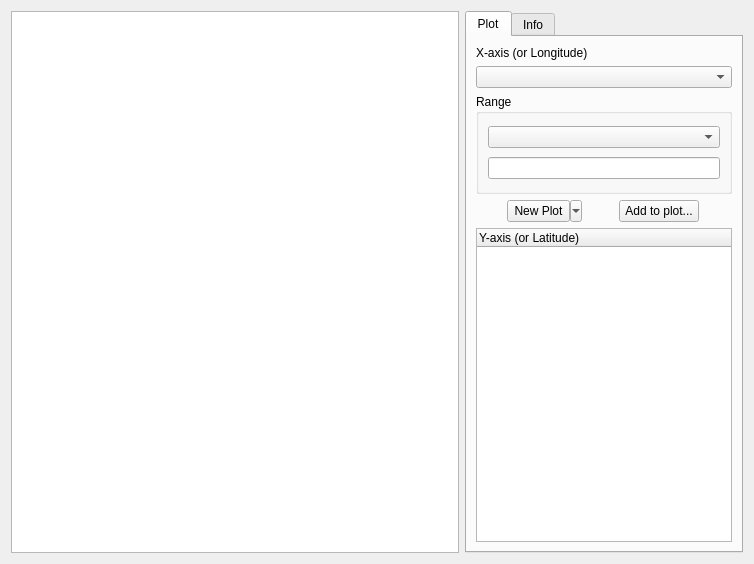
<?xml version="1.0" encoding="UTF-8"?>
<ui version="4.0">
 <class>TableWidget</class>
 <widget class="QWidget" name="TableWidget">
  <property name="geometry">
   <rect>
    <x>0</x>
    <y>0</y>
    <width>754</width>
    <height>564</height>
   </rect>
  </property>
  <property name="windowTitle">
   <string>Form</string>
  </property>
  <layout class="QHBoxLayout" name="horizontalLayout_2">
   <item>
    <widget class="QTableWidget" name="tableWidget"/>
   </item>
   <item>
    <widget class="QTabWidget" name="tabWidget">
     <property name="sizePolicy">
      <sizepolicy hsizetype="Maximum" vsizetype="Expanding">
       <horstretch>0</horstretch>
       <verstretch>0</verstretch>
      </sizepolicy>
     </property>
     <property name="currentIndex">
      <number>0</number>
     </property>
     <widget class="QWidget" name="tab_plot">
      <attribute name="title">
       <string>Plot</string>
      </attribute>
      <layout class="QVBoxLayout" name="verticalLayout">
       <item>
        <widget class="QLabel" name="label_3">
         <property name="text">
          <string>X-axis (or Longitude)</string>
         </property>
        </widget>
       </item>
       <item>
        <widget class="QComboBox" name="comboBox_cols_x"/>
       </item>
       <item>
        <widget class="QGroupBox" name="groupBox_2">
         <property name="minimumSize">
          <size>
           <width>0</width>
           <height>100</height>
          </size>
         </property>
         <property name="title">
          <string>Range</string>
         </property>
         <layout class="QVBoxLayout" name="verticalLayout_3">
          <item>
           <widget class="QComboBox" name="comboBox_range"/>
          </item>
          <item>
           <widget class="QLineEdit" name="lineEdit_range"/>
          </item>
         </layout>
        </widget>
       </item>
       <item>
        <layout class="QHBoxLayout" name="horizontalLayout">
         <item>
          <widget class="QToolButton" name="toolButton_newPlot">
           <property name="sizePolicy">
            <sizepolicy hsizetype="Fixed" vsizetype="Preferred">
             <horstretch>0</horstretch>
             <verstretch>0</verstretch>
            </sizepolicy>
           </property>
           <property name="text">
            <string>New Plot</string>
           </property>
           <property name="icon">
            <iconset resource="../images/images.qrc">
             <normaloff>:/plot</normaloff>:/plot</iconset>
           </property>
           <property name="popupMode">
            <enum>QToolButton::MenuButtonPopup</enum>
           </property>
           <property name="toolButtonStyle">
            <enum>Qt::ToolButtonTextBesideIcon</enum>
           </property>
           <property name="arrowType">
            <enum>Qt::NoArrow</enum>
           </property>
          </widget>
         </item>
         <item>
          <widget class="QPushButton" name="pushButton_addToPlot">
           <property name="sizePolicy">
            <sizepolicy hsizetype="Fixed" vsizetype="Fixed">
             <horstretch>0</horstretch>
             <verstretch>0</verstretch>
            </sizepolicy>
           </property>
           <property name="text">
            <string>Add to plot...</string>
           </property>
           <property name="icon">
            <iconset resource="../images/images.qrc">
             <normaloff>:/plotexample</normaloff>:/plotexample</iconset>
           </property>
          </widget>
         </item>
        </layout>
       </item>
       <item>
        <widget class="QTreeWidget" name="treeWidget_cols_y">
         <property name="sizePolicy">
          <sizepolicy hsizetype="Minimum" vsizetype="Expanding">
           <horstretch>0</horstretch>
           <verstretch>0</verstretch>
          </sizepolicy>
         </property>
         <property name="selectionMode">
          <enum>QAbstractItemView::ExtendedSelection</enum>
         </property>
         <column>
          <property name="text">
           <string notr="true">Y-axis (or Latitude)</string>
          </property>
         </column>
        </widget>
       </item>
      </layout>
     </widget>
     <widget class="QWidget" name="tab_info">
      <attribute name="title">
       <string>Info</string>
      </attribute>
      <layout class="QVBoxLayout" name="verticalLayout_2">
       <item>
        <widget class="QLabel" name="label_2">
         <property name="text">
          <string>CSV file:</string>
         </property>
        </widget>
       </item>
       <item>
        <widget class="QLineEdit" name="lineEdit_filename">
         <property name="readOnly">
          <bool>true</bool>
         </property>
        </widget>
       </item>
       <item>
        <widget class="QLabel" name="label_filesize">
         <property name="text">
          <string>File size: 0 MB</string>
         </property>
        </widget>
       </item>
       <item>
        <widget class="QLabel" name="label_colsrows">
         <property name="text">
          <string>0 columns, 0 rows</string>
         </property>
        </widget>
       </item>
       <item>
        <widget class="QLabel" name="label_loadtime">
         <property name="text">
          <string>Loaded in 0 s</string>
         </property>
        </widget>
       </item>
       <item>
        <widget class="QGroupBox" name="groupBox">
         <property name="title">
          <string>Errors</string>
         </property>
         <layout class="QGridLayout" name="gridLayout">
          <item row="0" column="0">
           <widget class="QToolButton" name="toolButton_errors_total_prev">
            <property name="text">
             <string>...</string>
            </property>
            <property name="icon">
             <iconset resource="../images/images.qrc">
              <normaloff>:/back</normaloff>:/back</iconset>
            </property>
           </widget>
          </item>
          <item row="0" column="1">
           <widget class="QToolButton" name="toolButton_errors_total_next">
            <property name="text">
             <string>...</string>
            </property>
            <property name="icon">
             <iconset resource="../images/images.qrc">
              <normaloff>:/forward</normaloff>:/forward</iconset>
            </property>
           </widget>
          </item>
          <item row="0" column="2">
           <widget class="QLabel" name="label_errors_total">
            <property name="text">
             <string>0 total</string>
            </property>
           </widget>
          </item>
          <item row="1" column="0" colspan="3">
           <widget class="QLabel" name="label">
            <property name="text">
             <string>Specific errors:</string>
            </property>
           </widget>
          </item>
          <item row="2" column="0">
           <widget class="QToolButton" name="toolButton_errors_value_prev">
            <property name="toolTip">
             <string>Previous error</string>
            </property>
            <property name="text">
             <string>...</string>
            </property>
            <property name="icon">
             <iconset resource="../images/images.qrc">
              <normaloff>:/back</normaloff>:/back</iconset>
            </property>
           </widget>
          </item>
          <item row="2" column="1">
           <widget class="QToolButton" name="toolButton_errors_value_next">
            <property name="toolTip">
             <string>Next error</string>
            </property>
            <property name="text">
             <string>...</string>
            </property>
            <property name="icon">
             <iconset resource="../images/images.qrc">
              <normaloff>:/forward</normaloff>:/forward</iconset>
            </property>
           </widget>
          </item>
          <item row="2" column="2">
           <widget class="QLabel" name="label_errors_value">
            <property name="text">
             <string>0 value</string>
            </property>
           </widget>
          </item>
          <item row="3" column="0">
           <widget class="QToolButton" name="toolButton_errors_insufCols_prev">
            <property name="toolTip">
             <string>Previous error</string>
            </property>
            <property name="text">
             <string>...</string>
            </property>
            <property name="icon">
             <iconset resource="../images/images.qrc">
              <normaloff>:/back</normaloff>:/back</iconset>
            </property>
           </widget>
          </item>
          <item row="3" column="1">
           <widget class="QToolButton" name="toolButton_errors_insufCols_next">
            <property name="toolTip">
             <string>Next error</string>
            </property>
            <property name="text">
             <string>...</string>
            </property>
            <property name="icon">
             <iconset resource="../images/images.qrc">
              <normaloff>:/forward</normaloff>:/forward</iconset>
            </property>
           </widget>
          </item>
          <item row="3" column="2">
           <widget class="QLabel" name="label_errors_insufCols">
            <property name="text">
             <string>0 insufficient column</string>
            </property>
           </widget>
          </item>
          <item row="4" column="0">
           <widget class="QToolButton" name="toolButton_errors_excessCols_prev">
            <property name="toolTip">
             <string>Previous error</string>
            </property>
            <property name="text">
             <string>...</string>
            </property>
            <property name="icon">
             <iconset resource="../images/images.qrc">
              <normaloff>:/back</normaloff>:/back</iconset>
            </property>
           </widget>
          </item>
          <item row="4" column="1">
           <widget class="QToolButton" name="toolButton_errors_excessCols_next">
            <property name="toolTip">
             <string>Next error</string>
            </property>
            <property name="text">
             <string>...</string>
            </property>
            <property name="icon">
             <iconset resource="../images/images.qrc">
              <normaloff>:/forward</normaloff>:/forward</iconset>
            </property>
           </widget>
          </item>
          <item row="4" column="2">
           <widget class="QLabel" name="label_errors_excessCols">
            <property name="text">
             <string>0 excess column</string>
            </property>
           </widget>
          </item>
         </layout>
        </widget>
       </item>
       <item>
        <spacer name="verticalSpacer">
         <property name="orientation">
          <enum>Qt::Vertical</enum>
         </property>
         <property name="sizeHint" stdset="0">
          <size>
           <width>20</width>
           <height>40</height>
          </size>
         </property>
        </spacer>
       </item>
      </layout>
     </widget>
    </widget>
   </item>
  </layout>
  <action name="action_New_Plot">
   <property name="icon">
    <iconset resource="../images/images.qrc">
     <normaloff>:/plot</normaloff>:/plot</iconset>
   </property>
   <property name="text">
    <string>New Plot</string>
   </property>
   <property name="menuRole">
    <enum>QAction::NoRole</enum>
   </property>
  </action>
  <action name="action_Logic_Stacked_Plot">
   <property name="icon">
    <iconset resource="../images/images.qrc">
     <normaloff>:/logicplot</normaloff>:/logicplot</iconset>
   </property>
   <property name="text">
    <string>Logic/Stacked Plot</string>
   </property>
   <property name="menuRole">
    <enum>QAction::NoRole</enum>
   </property>
  </action>
  <action name="action_Map_Plot">
   <property name="icon">
    <iconset resource="../images/images.qrc">
     <normaloff>:/showall</normaloff>:/showall</iconset>
   </property>
   <property name="text">
    <string>Map Plot</string>
   </property>
   <property name="menuRole">
    <enum>QAction::NoRole</enum>
   </property>
  </action>
 </widget>
 <resources>
  <include location="../images/images.qrc"/>
 </resources>
 <connections/>
</ui>
